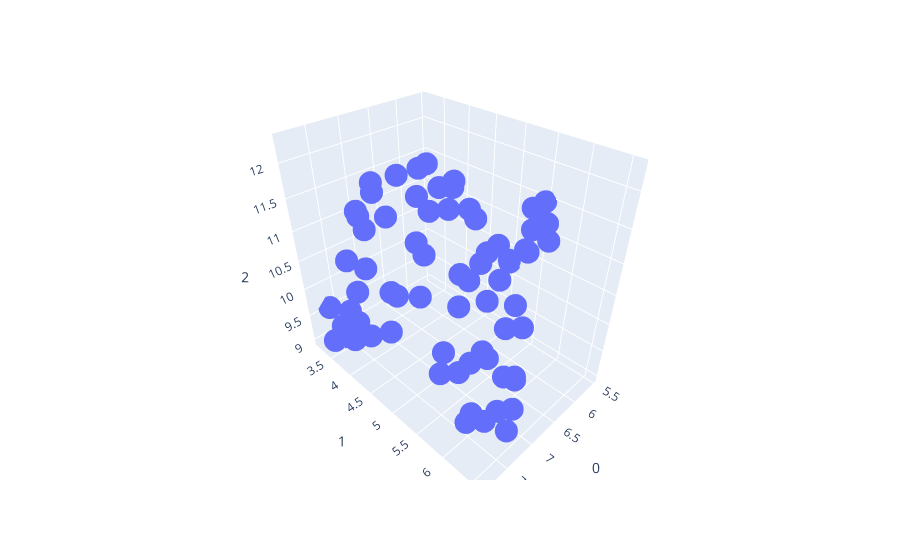
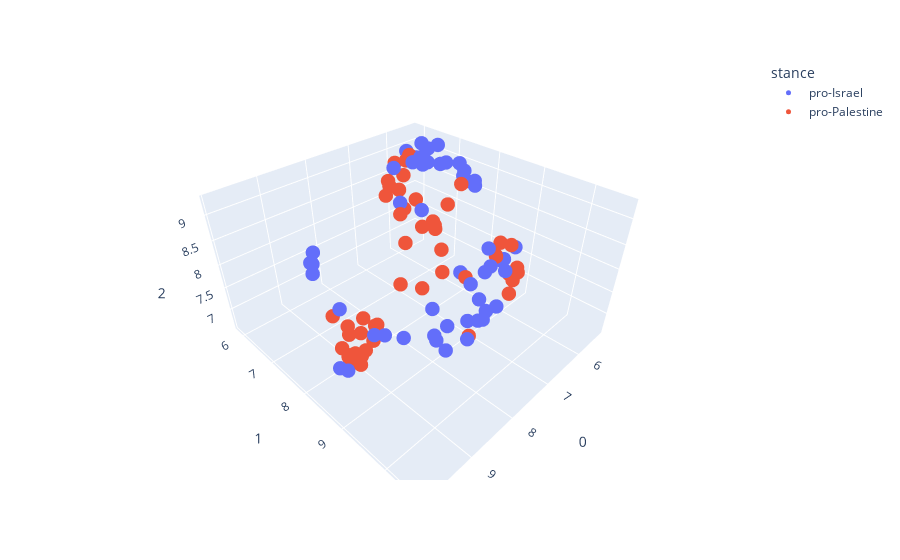

Notebook code for these charts, in order:
### Markdown cell above
#### 3D Projection

### Code cell
umapper_3d= UMAP(n_components= 3, init= 'random', random_state=0, metric='cosine')
proj_3d= umapper_3d.fit_transform(corpusEmb_arr)
fig_3d= px.scatter_3d(proj_3d, x=0, y=1, z=2)
fig_3d.show()




umap_3d = UMAP(n_components=3, init='random', random_state=0, metric='cosine')
proj_3d = umap_3d.fit_transform(sent_emb)
fig_3d = px.scatter_3d(
    proj_3d, x=0, y=1, z=2,
    color=refCluster_df.stance, labels={'color': 'stance'}
)
fig_3d.update_traces(marker_size=5)
fig_3d.show()
